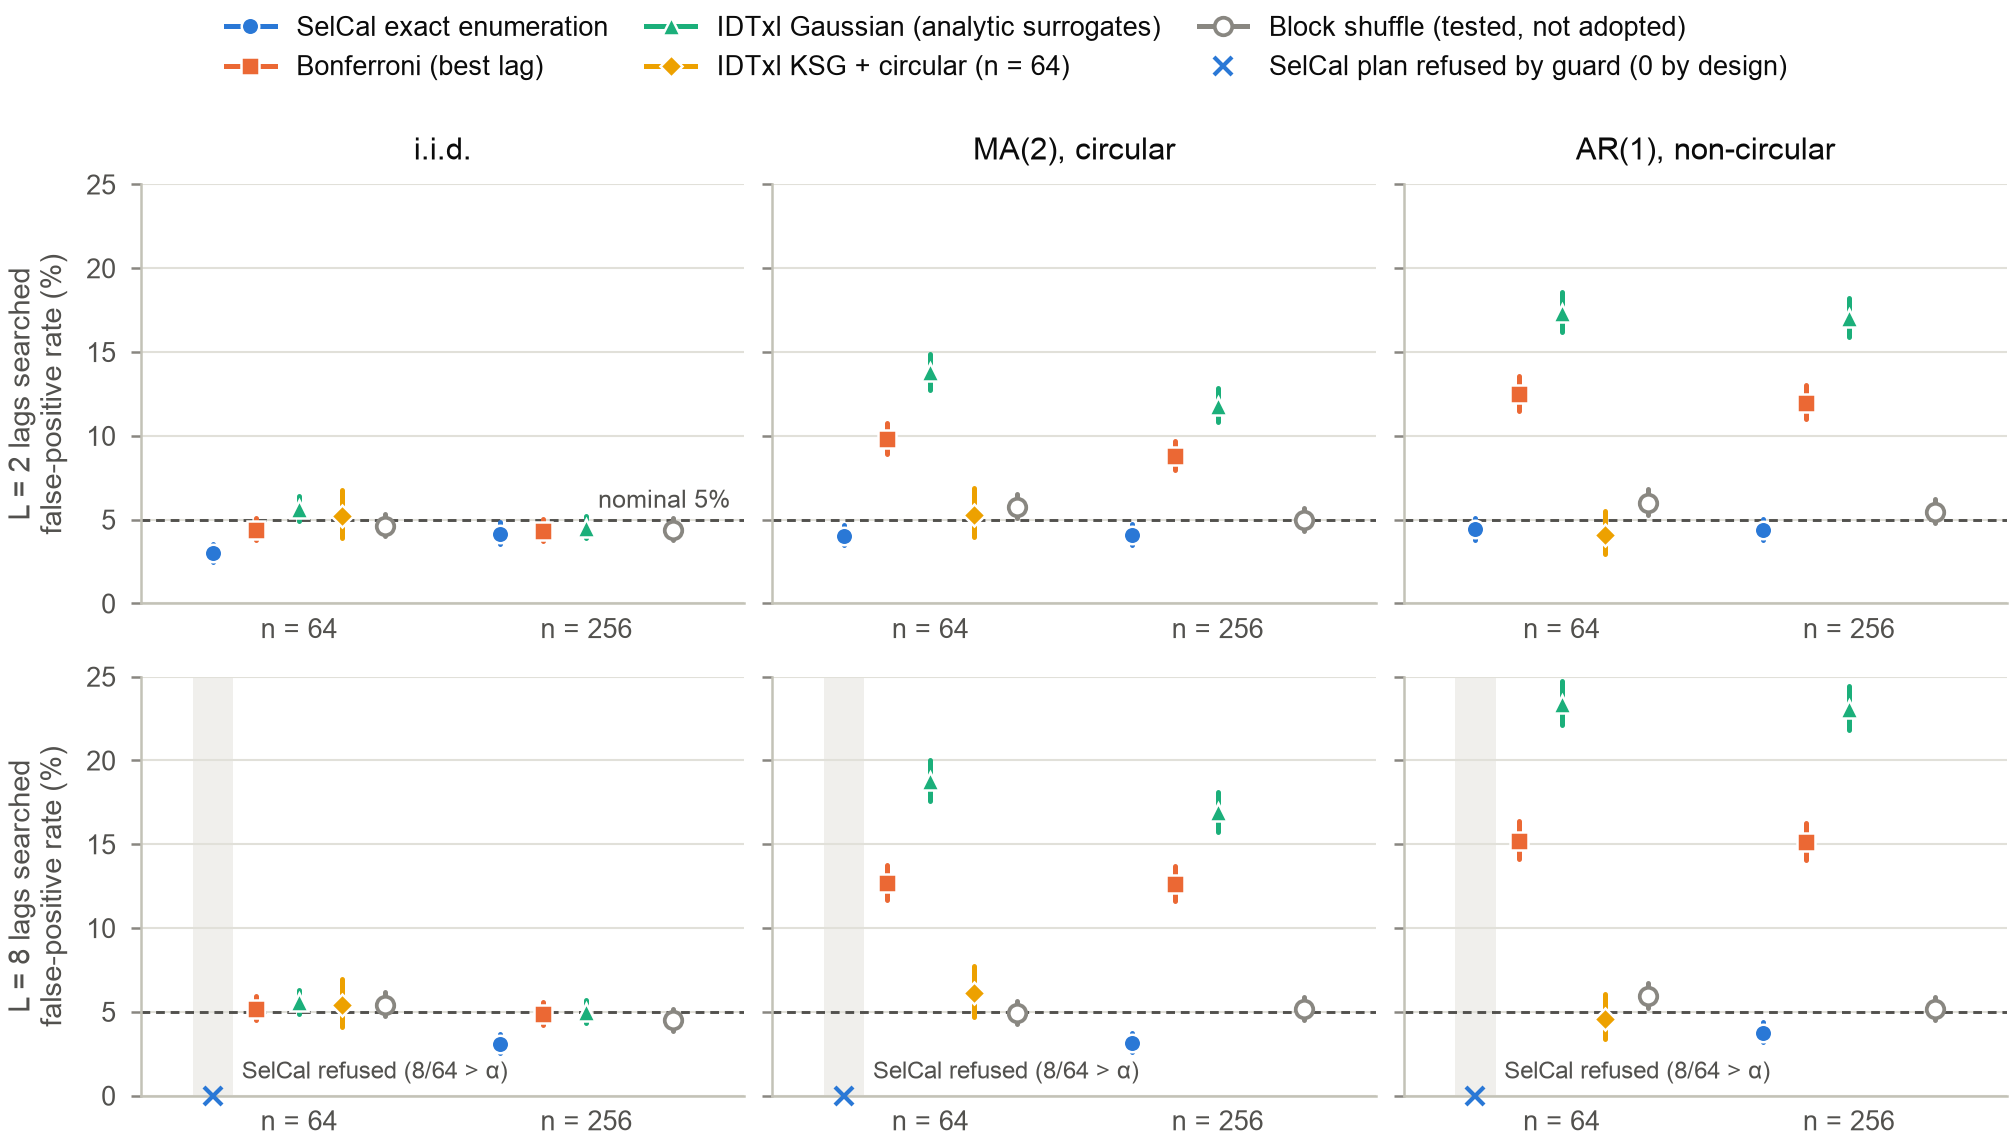

This chart was generated by the following Python code:
"""Fig. 3: false-positive rate (size) with 95% Clopper-Pearson intervals.

Reads results_stage2_analysis.json and results_idtxl_analysis.json directly.
Run: <python> docs/manuscript/figures/fig3_size.py
"""
import matplotlib.pyplot as plt

import _style as S


def main():
    S.setup()
    cells = S.load_cells()
    ymax = max(c["cp95_high"] for k, c in cells.items() if "|alt|" not in k) * 100
    ylim = (0, (int(ymax / 5) + 1) * 5)
    fig, axes = plt.subplots(2, 3, figsize=(S.DOUBLE_W, 9.0 * S.CM), sharey=True)
    for r, L in enumerate(S.LS):
        for c, (cell, cname) in enumerate(S.NULLS):
            ax = axes[r, c]
            ax.axhline(S.ALPHA * 100, color=S.INK2, lw=0.7, ls=(0, (3, 2)), zorder=1)
            S.dot_interval_panel(ax, cells, cell, "rho-", L, ylim=ylim, refused_label_y=1.4)
            if r == 0:
                ax.set_title(cname)
            if c == 0:
                ax.set_ylabel(f"L = {L} lags searched\nfalse-positive rate (%)")
            if r == 0 and c == 0:
                ax.text(1.5, S.ALPHA * 100 + 0.4, "nominal 5%", ha="right", va="bottom",
                        fontsize=6, color=S.INK2)
    fig.legend(handles=S.method_legend_handles(), loc="lower center", ncol=3,
               bbox_to_anchor=(0.5, 1.0), frameon=False, handlelength=1.8, columnspacing=1.4)
    fig.tight_layout(h_pad=0.8, w_pad=0.6)
    S.save(fig, "fig3_size")


if __name__ == "__main__":
    main()
